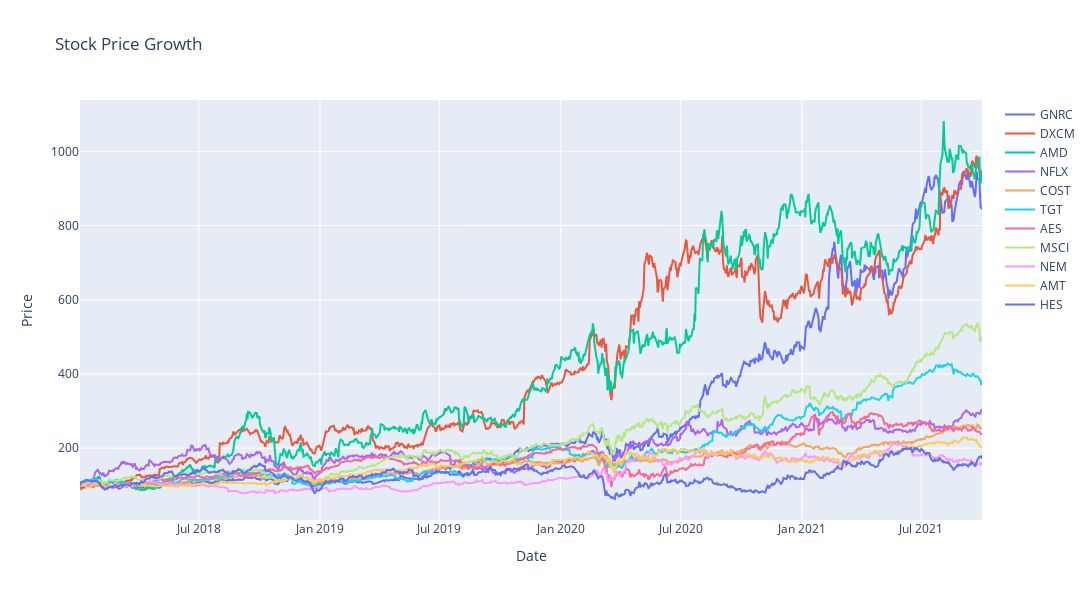

The cell this chart's notebook holds for it:
### Markdown cell above
# Plot Growth of Investments over Total Dataset

### Code cell
growth_df = (mult_df / mult_df.iloc[0] * 100)

fig = go.Figure()

for x in growth_df.columns:
    fig.add_trace(go.Scatter(x=growth_df.index, y=growth_df[x], mode="lines", name=x))

fig.update_layout(title="Stock Price Growth",
                  xaxis_title="Date",
                  yaxis_title="Price",
                  height=600,
                  width=1200)

fig.show()

### Figure 1 — Plotly figure (JSON) as saved in the notebook; plotly's stock layout.template omitted (floating-point values rounded to 4 significant figures; data arrays with more than 128 entries replaced by an {"elided": "..."} marker saying what was removed)
{"data": [{"mode": "lines", "name": "GNRC", "type": "scatter", "x": {"elided": "945 str values"}, "y": {"elided": "945 float values"}}, {"mode": "lines", "name": "DXCM", "type": "scatter", "x": {"elided": "945 str values"}, "y": {"elided": "945 float values"}}, {"mode": "lines", "name": "AMD", "type": "scatter", "x": {"elided": "945 str values"}, "y": {"elided": "945 float values"}}, {"mode": "lines", "name": "NFLX", "type": "scatter", "x": {"elided": "945 str values"}, "y": {"elided": "945 float values"}}, {"mode": "lines", "name": "COST", "type": "scatter", "x": {"elided": "945 str values"}, "y": {"elided": "945 float values"}}, {"mode": "lines", "name": "TGT", "type": "scatter", "x": {"elided": "945 str values"}, "y": {"elided": "945 float values"}}, {"mode": "lines", "name": "AES", "type": "scatter", "x": {"elided": "945 str values"}, "y": {"elided": "945 float values"}}, {"mode": "lines", "name": "MSCI", "type": "scatter", "x": {"elided": "945 str values"}, "y": {"elided": "945 float values"}}, {"mode": "lines", "name": "NEM", "type": "scatter", "x": {"elided": "945 str values"}, "y": {"elided": "945 float values"}}, {"mode": "lines", "name": "AMT", "type": "scatter", "x": {"elided": "945 str values"}, "y": {"elided": "945 float values"}}, {"mode": "lines", "name": "HES", "type": "scatter", "x": {"elided": "945 str values"}, "y": {"elided": "945 float values"}}], "layout": {"height": 600, "title": {"text": "Stock Price Growth"}, "width": 1200, "xaxis": {"title": {"text": "Date"}}, "yaxis": {"title": {"text": "Price"}}}}
